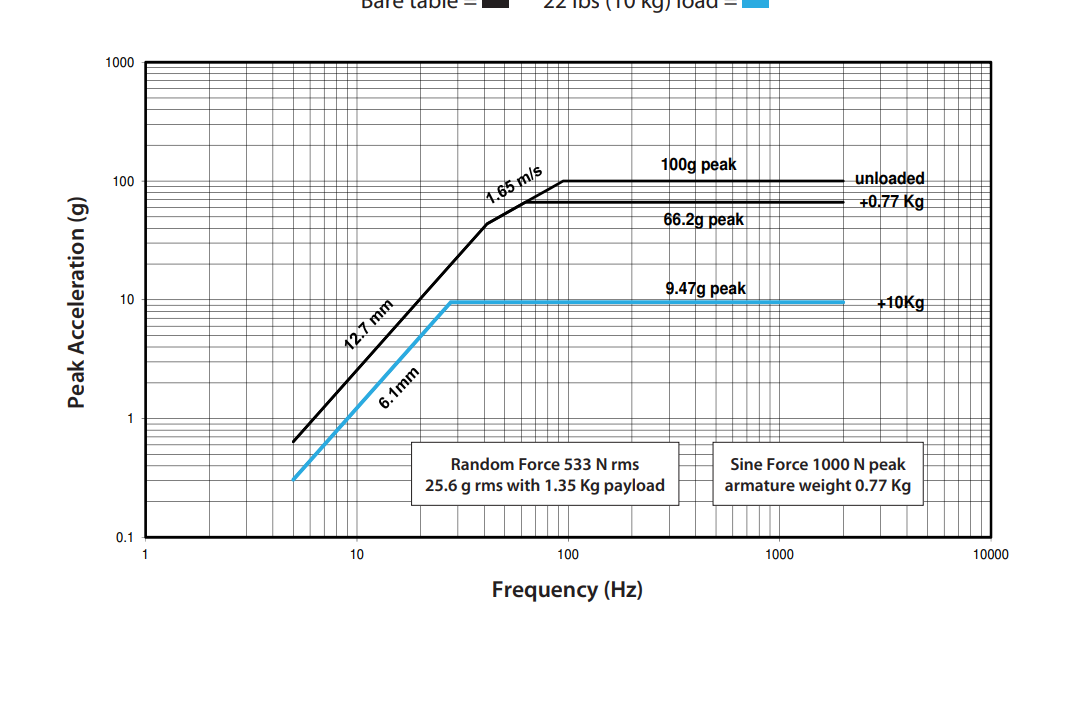
#> input picture scripts/assets/gw-v100-sine-envelope.png, 1070 x 705 px
$ python plot_shaker_performance.py
#> lines starting #> are read from the running program, lines starting #| are printed output that depends on the picture
"""Rebuild the standalone Plummer chart (requires numpy, Pillow, matplotlib)."""
from pathlib import Path
import csv
import math
import os
os.environ.setdefault('MPLCONFIGDIR', str(Path(__file__).resolve().parents[1] / 'tmp/matplotlib-cache'))
import numpy as np
from PIL import Image
import matplotlib
matplotlib.use('Agg')
import matplotlib.pyplot as plt
from matplotlib.patches import Rectangle

ROOT = Path(__file__).resolve().parents[1]
G = 9.80665
ARMATURE_KG = 0.77
PAYLOAD_KG = 0.50
FORCE_N = 1000.0
VELOCITY_M_S = 1.65
STIFFNESS_KGF_MM = 3.04

def envelope(frequency, adapter_kg):
    added_mass = adapter_kg + PAYLOAD_KG
    moving_mass = added_mass + ARMATURE_KG
    stroke_m = (12.7 - 2 * added_mass / STIFFNESS_KGF_MM) / 1000
    omega = 2 * np.pi * np.asarray(frequency, dtype=float)
    return np.minimum.reduce([
        omega ** 2 * stroke_m / 2,
        omega * VELOCITY_M_S,
        np.full_like(omega, FORCE_N / moving_mass),
        np.full_like(omega, 100 * G),
    ]) / G

def build():
    image = Image.open(ROOT / 'scripts/assets/gw-v100-sine-envelope.png').convert('RGB')
    assert image.size == (1070, 705)
    header, height = 100, 725
    fig = plt.figure(figsize=(10.70, height / 100), dpi=200, facecolor='white')
    ax = fig.add_axes([0, 0, 1, 1])
    ax.set(xlim=(0, 1070), ylim=(height, 0))
    ax.axis('off')
    ax.imshow(image, extent=[0, 1070, header + 705, header], interpolation='none', zorder=0)
    ax.add_patch(Rectangle((0, header), 1070, 28, facecolor='white', edgecolor='none', zorder=1))
    ax.plot([226, 271], [header + 14] * 2, color='#231f20', lw=2.6, zorder=2)
    ax.text(283, header + 14, 'Unloaded shaker', fontsize=11, va='center', color='#231f20', zorder=2)
    ax.plot([667, 712], [header + 14] * 2, color='#2ea8d1', lw=2.6, zorder=2)
    ax.text(724, header + 14, '10 kg added load', fontsize=11, va='center', color='#231f20', zorder=2)
    ax.text(42, 23, 'Adapter mass and acceleration capacity', fontsize=15, weight='bold', va='center', color='#20262d')
    frequency = np.geomspace(5, 2000, 2400)
    for i, (mass, color, label) in enumerate([
        (3.19, '#D46A00', 'Original adapter: 3.19 kg'),
        (1.90, '#9C27B0', 'Optimized adapter: 1.90 kg'),
    ]):
        y = 51 + 25 * i
        ax.plot([45, 100], [y, y], color=color, lw=2.6)
        ax.text(112, y, label, fontsize=11.5, va='center', color=color)
        acceleration = envelope(frequency, mass)
        x = 145 + (991 - 145) * np.log10(frequency) / 4
        y_curve = header + 537 - (537 - 62) * (np.log10(acceleration) + 1) / 4
        line, = ax.plot(x, y_curve, color=color, lw=2.15, zorder=3, solid_joinstyle='round')
        line.set_clip_path(Rectangle((145, header + 62), 991 - 145, 537 - 62, transform=ax.transData))
        plateau = FORCE_N / (mass + PAYLOAD_KG + ARMATURE_KG) / G
        y_plateau = header + 537 - (537 - 62) * (math.log10(plateau) + 1) / 4
        ax.text(858, y_plateau, f'{plateau:.1f} g', fontsize=10.5, weight='bold', color=color, va='center',
                bbox={'facecolor': 'white', 'edgecolor': 'none', 'alpha': .88, 'pad': 1.2}, zorder=4)
    output = ROOT / 'public/Pictures/Plummer/Shaker-Acceleration-Envelope.webp'
    output.parent.mkdir(parents=True, exist_ok=True)
    fig.canvas.draw()
    rendered = Image.fromarray(np.asarray(fig.canvas.buffer_rgba())).convert('RGB')
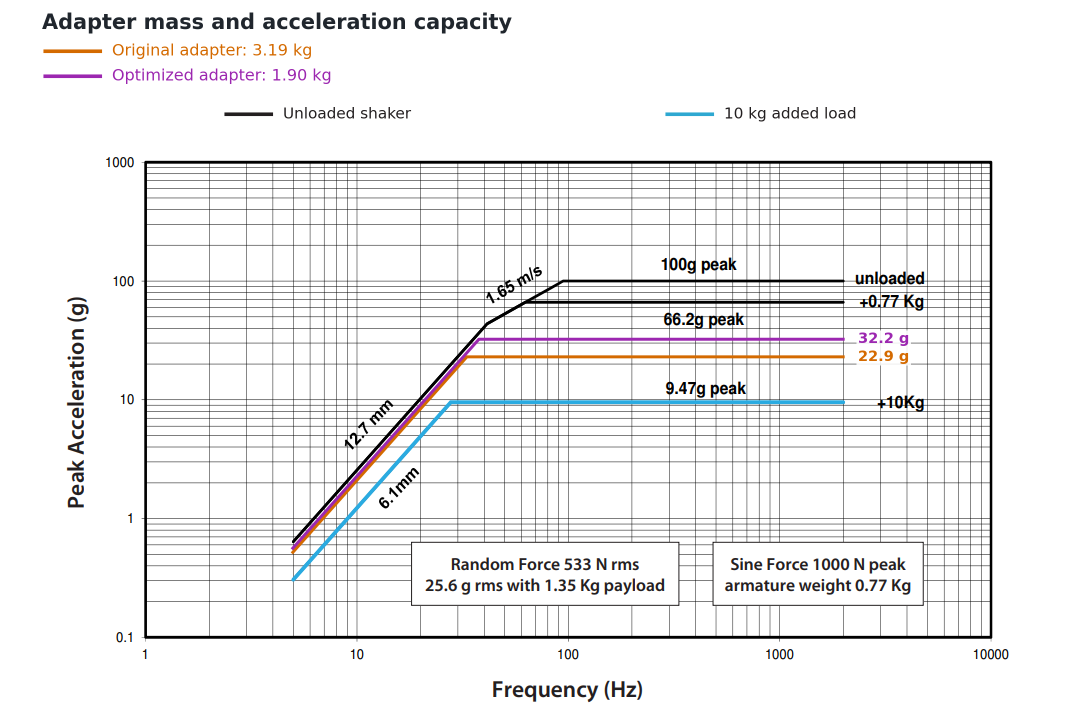
#> rendered: PIL image 2140x1450 RGB (shown at 1/2 size); mean R, G, B 239.5, 239.1, 239.4
    rendered.save(output, 'WEBP', lossless=True)
    plt.close(fig)
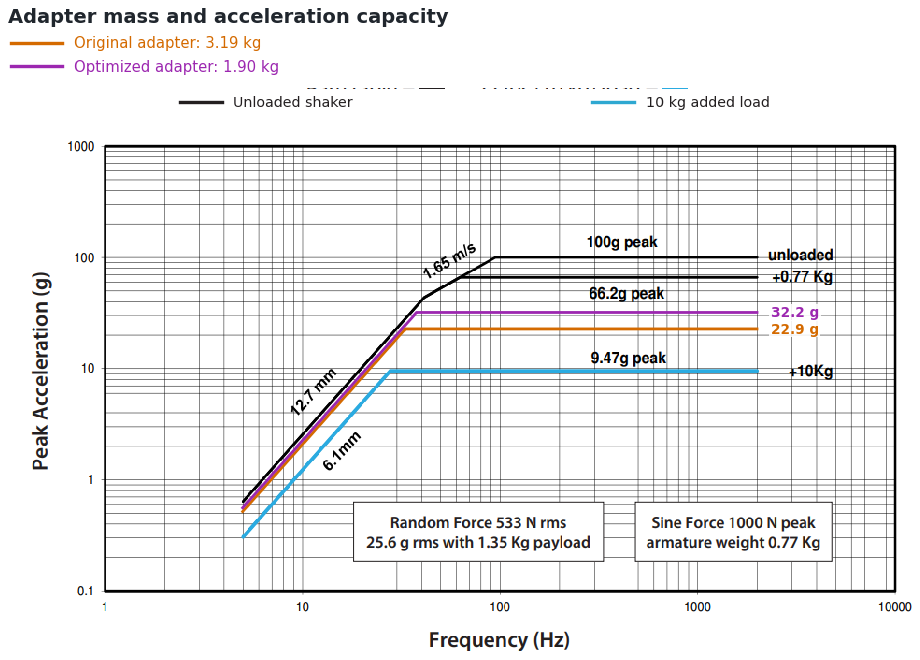
#> figure drawn by matplotlib, 1 panel
    data = ROOT / 'public/Reports/Shaker_Acceleration_Comparison.csv'
    with data.open('w', newline='') as stream:
        writer = csv.writer(stream)
        writer.writerow(['frequency_Hz', 'original_peak_acceleration_g', 'optimized_peak_acceleration_g'])
        writer.writerows(zip(frequency, envelope(frequency, 3.19), envelope(frequency, 1.90)))
#> (the run stopped early here; a loop or call above may not have finished)
